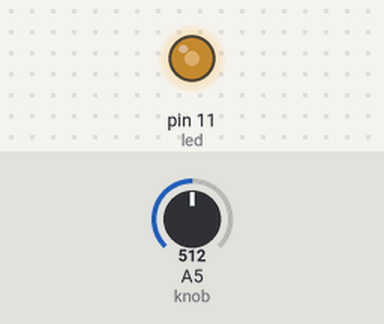
A sketch run on a simulated Arduino Uno, built with avr-gcc and run on an emulated ATmega328P. On the bench: output pins drawn as LEDs (lit = HIGH). The test bench sets the inputs (shaded band); at power-on: A5 (knob) = 512.

Above: at 1.2 s.
1.3 s: A5 (knob) set to 716
At 1.9 s:
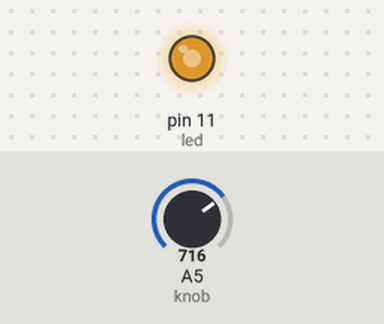
2.8 s: A5 (knob) set to 900
At 3.1 s:
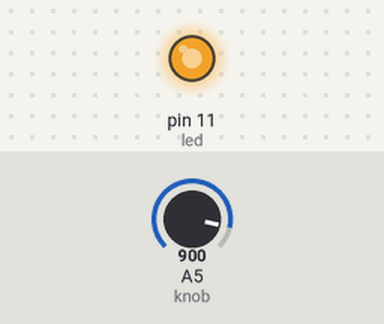
4.3 s: A5 (knob) set to 122
At 5.4 s:
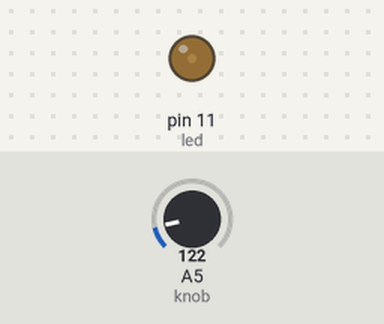
5.8 s: A5 (knob) set to 0
At 6.6 s:
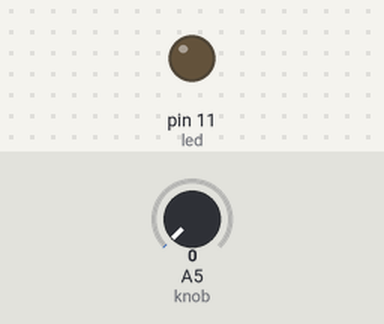
7.3 s: A5 (knob) set to 511
At 7.7 s:
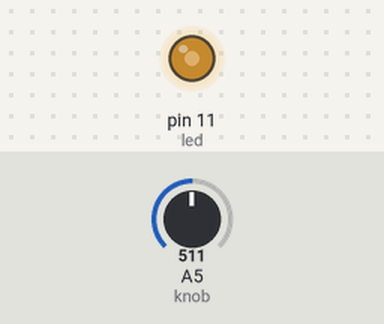
Timing chart, 0 to 9.8 s (numbered marks = the images above; inputs shaded):
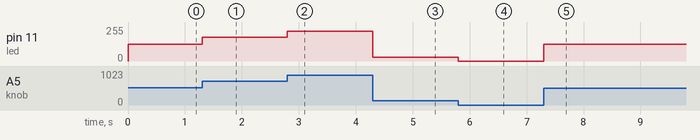

Measured:
- after the input at 1.3 s, pin 11 (led): 127/255 → 178/255 at once
- after the input at 2.8 s, pin 11 (led): 178/255 → 224/255 at once
- after the input at 4.3 s, pin 11 (led): 224/255 → 30/255 at once
- after the input at 5.8 s, pin 11 (led): 30/255 → 0/255 at once
- after the input at 7.3 s, pin 11 (led): 0/255 → 127/255 at once

The sketch:

KnobToLED.ino
```cpp
int led = 11;
int knob = 5;

void setup() {
  pinMode(led, OUTPUT);
}

void loop() {
  int inputValue = analogRead(knob);
  int outputValue = map(inputValue, 0, 1023, 0, 255);
  analogWrite(led, outputValue);
}
```
